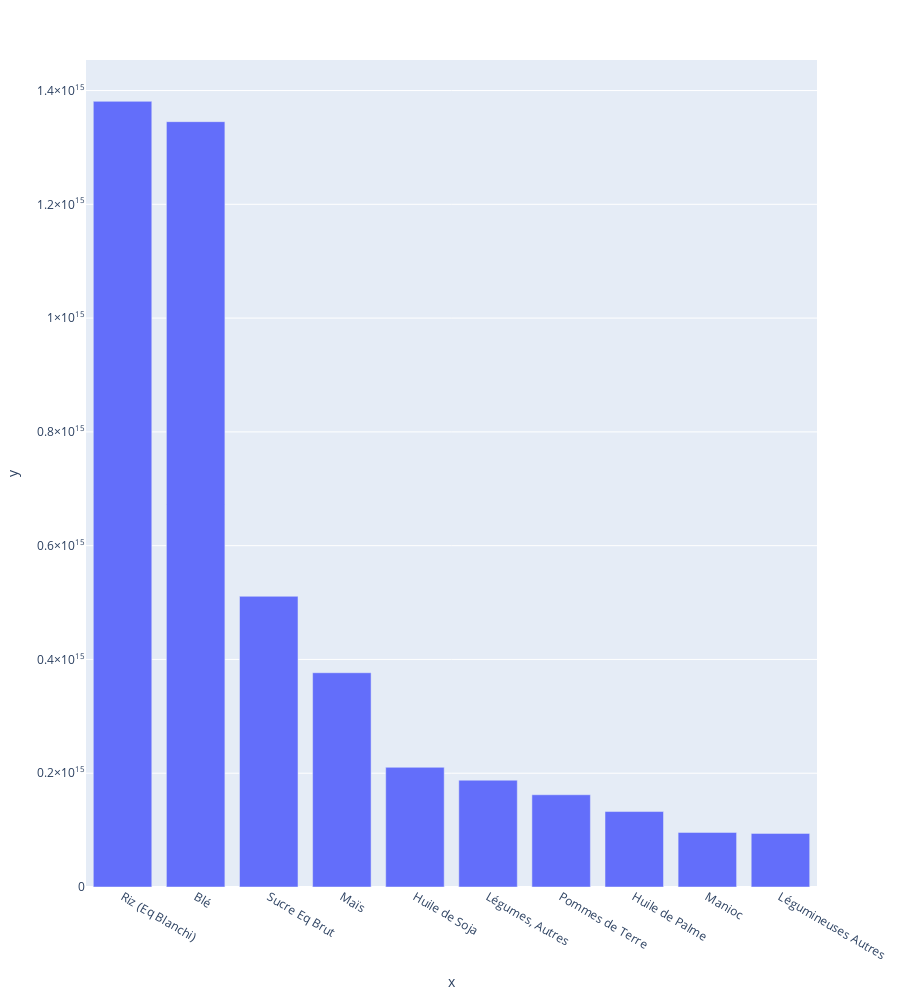

Notebook code cell kept with this figure:
### Code cell
df=dfKcal

df.sort_values(by='Kcal', ascending=False, inplace=True )
df_kcal.head(10)
fig = px.bar(x=df.head(10).Produit,y=df.head(10).Kcal, height=1000)
fig.show()

### Figure 1 — Plotly figure (JSON) as saved in the notebook; plotly's stock layout.template omitted (floating-point values rounded to 4 significant figures)
{"data": [{"alignmentgroup": "True", "hovertemplate": "x=%{x}<br>y=%{y}<extra></extra>", "legendgroup": "", "marker": {"color": "#636efa", "pattern": {"shape": ""}}, "name": "", "offsetgroup": "", "orientation": "v", "showlegend": false, "textposition": "auto", "type": "bar", "x": ["Riz (Eq Blanchi)", "Blé", "Sucre Eq Brut", "Maïs", "Huile de Soja", "Légumes, Autres", "Pommes de Terre", "Huile de Palme", "Manioc", "Légumineuses Autres"], "xaxis": "x", "y": [1381005158240000, 1345279115190000, 510969039605000, 376656642190000, 210364625600000, 187741617175000, 162172002805000, 132648756250000, 95970488060000, 94253102470000], "yaxis": "y"}], "layout": {"barmode": "relative", "height": 1000, "legend": {"tracegroupgap": 0}, "margin": {"t": 60}, "xaxis": {"anchor": "y", "domain": [0, 1], "title": {"text": "x"}}, "yaxis": {"anchor": "x", "domain": [0, 1], "title": {"text": "y"}}}}
